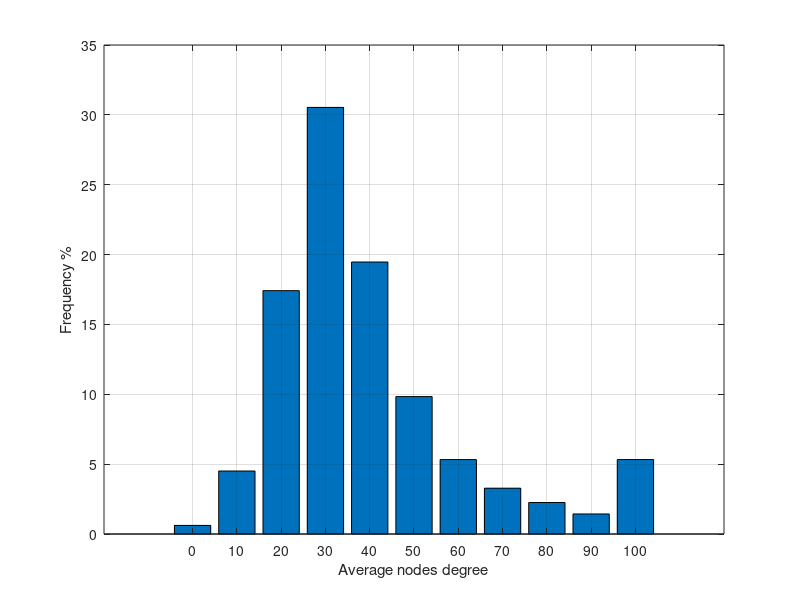

Here is the MATLAB script that generated this plot:
load DegreeImportantNodes.txt;     %  read data into the my_xy matrix
data = DegreeImportantNodes(:,3)/(3600);

%x=['2 \lt 2.25','2 \lt 2.25','2 \lt 2.25','2 \lt 2.25','2 \lt 2.25','2 \lt 2.25','2 \lt 2.25','2 \lt 2.25' ];
%y = randn(10000,1);
[a,b]=hist(data(:),0:10:100); 
bar(b,(a*100)/(488),0.82);
%[h,b] = std(data(:));
%figure;
%plot(b,h);
xlabel('Average nodes degree');
ylabel('Frequency %');
grid on;

%plot(Prob,Err1,'r.-',Prob,Err2,'b.-',Prob,Err3,'g.-',Prob,Err4,'c.-',Prob,Err5,'y.-');
%xlabel('P_{err}');           % add axis labels and plot title
%ylabel('Temporal Robustness');

%axis([0.000075 1.000 0.0 1.000],[0.000075 1.000 0.0 1.000]);
%set(gca,'XGrid','on','YGrid','on');
%set(gca,'gridlinestyle','--')
%grid on;
%legend('p = 10^{-4}','p = 10^{-3}','p = 10^{-2}','p = 10^{-1}','p = 1');

%title('Mean monthly precipitation at Portland International Airport');
%plot(Prob,EffSim,'bx-',Prob,EffTheor,'ro-');     %  plot precip vs. month with circles
